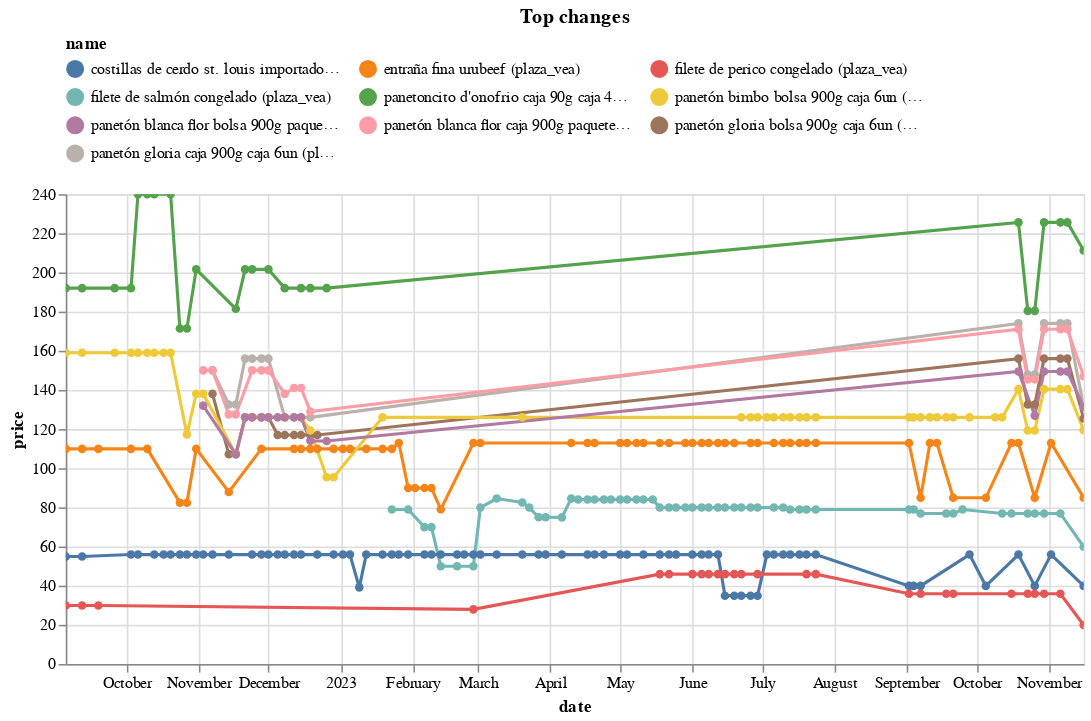

Source (notebook cell):
### Code cell
top_changes_abs.head(10).pipe(plot_changes, 'Top changes')

### Figure 1 — Vega-Lite specification as saved in the notebook (floating-point values rounded to 4 significant figures; data arrays with more than 128 entries replaced by an {"elided": "..."} marker saying what was removed)
{"config": {"view": {"continuousWidth": 300, "continuousHeight": 300}, "legend": {"columns": 3, "orient": "top"}}, "data": {"name": "data-dac54a062af7873e6586ec6cc308e07f"}, "mark": {"type": "line", "point": true}, "encoding": {"color": {"field": "name", "scale": {"domain": ["costillas de cerdo st. louis importado (plaza_vea)", "entraña fina urubeef (plaza_vea)", "filete de perico congelado (plaza_vea)", "filete de salmón congelado (plaza_vea)", "panetoncito d'onofrio caja 90g caja 48un (plaza_vea)", "panetón bimbo bolsa 900g caja 6un (plaza_vea)", "panetón blanca flor bolsa 900g paquete 6un (plaza_vea)", "panetón blanca flor caja 900g paquete 6un (plaza_vea)", "panetón gloria bolsa 900g caja 6un (plaza_vea)", "panetón gloria caja 900g caja 6un (plaza_vea)"]}, "type": "nominal"}, "tooltip": [{"field": "name", "type": "nominal"}, {"field": "price", "type": "quantitative"}, {"field": "last_price", "type": "quantitative"}], "x": {"field": "date", "type": "temporal"}, "y": {"field": "price", "type": "quantitative"}}, "params": [{"name": "param_7", "select": {"type": "point", "fields": ["name"]}, "bind": "legend"}, {"name": "param_8", "select": {"type": "interval", "encodings": ["x", "y"]}, "bind": "scales"}], "title": "Top changes", "transform": [{"filter": {"param": "param_7"}}], "width": 650, "$schema": "https://vega.github.io/schema/vega-lite/v5.15.1.json", "datasets": {"data-dac54a062af7873e6586ec6cc308e07f": {"elided": "373 records"}}}
